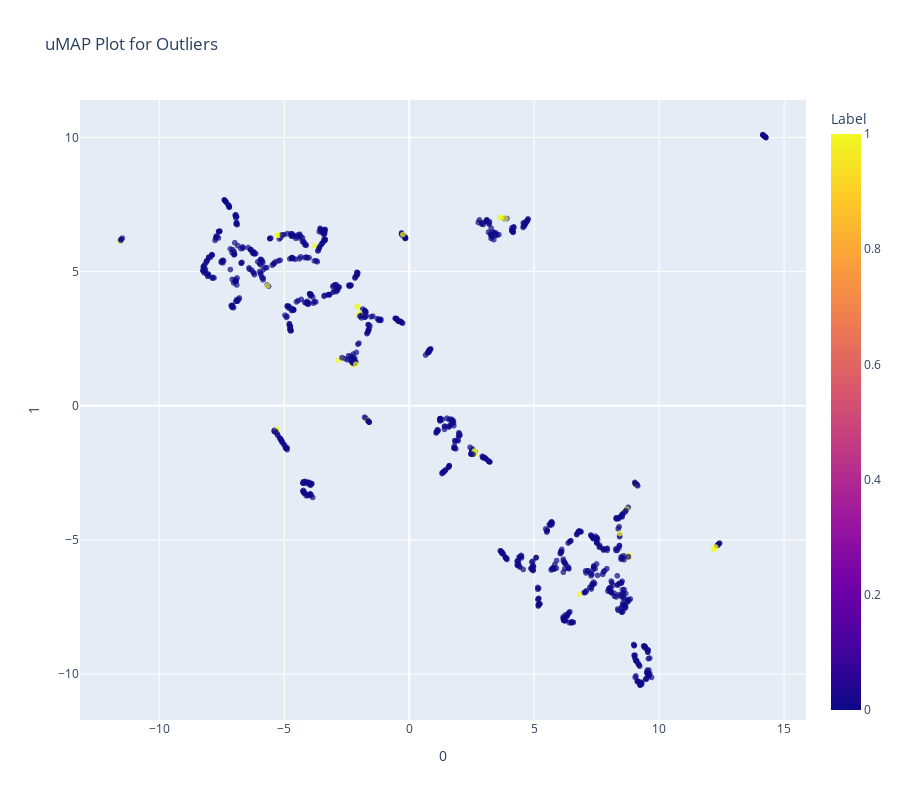

The notebook cell saved with this chart:
### Markdown cell above
### 9.2 Uniform Manifold Approximation and Projection

### Code cell
plot_model(iforest, plot = 'umap')

### Figure 1 — Plotly figure (JSON) as saved in the notebook; plotly's stock layout.template omitted (floating-point values rounded to 4 significant figures; data arrays with more than 128 entries replaced by an {"elided": "..."} marker saying what was removed)
{"data": [{"customdata": {"elided": "1026x1 str values"}, "hoverlabel": {"namelength": 0}, "hovertemplate": "0=%{x}<br>1=%{y}<br>Feature=%{customdata[0]}<br>Label=%{marker.color}", "legendgroup": "", "marker": {"color": {"elided": "1026 int values"}, "coloraxis": "coloraxis", "opacity": 0.7, "symbol": "circle"}, "mode": "markers", "name": "", "showlegend": false, "type": "scattergl", "x": {"elided": "1026 float values"}, "xaxis": "x", "y": {"elided": "1026 float values"}, "yaxis": "y"}], "layout": {"coloraxis": {"colorbar": {"title": {"text": "Label"}}, "colorscale": [[0, "#0d0887"], [0.1111, "#46039f"], [0.2222, "#7201a8"], [0.3333, "#9c179e"], [0.4444, "#bd3786"], [0.5556, "#d8576b"], [0.6667, "#ed7953"], [0.7778, "#fb9f3a"], [0.8889, "#fdca26"], [1, "#f0f921"]]}, "height": 800, "legend": {"tracegroupgap": 0}, "title": {"text": "uMAP Plot for Outliers"}, "width": 900, "xaxis": {"anchor": "y", "domain": [0, 1], "title": {"text": "0"}}, "yaxis": {"anchor": "x", "domain": [0, 1], "title": {"text": "1"}}}}
